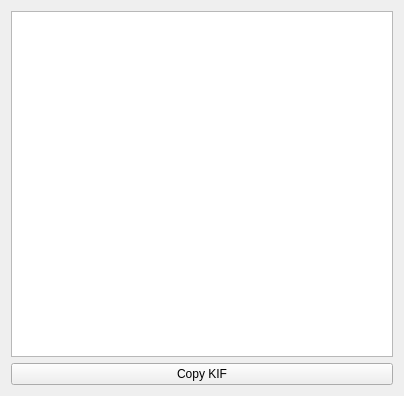
<?xml version="1.0" encoding="UTF-8"?>
<ui version="4.0">
 <class>kifRecorder</class>
 <widget class="QWidget" name="kifRecorder">
  <property name="geometry">
   <rect>
    <x>0</x>
    <y>0</y>
    <width>404</width>
    <height>396</height>
   </rect>
  </property>
  <property name="windowTitle">
   <string>KifRecorder</string>
  </property>
  <layout class="QVBoxLayout" name="verticalLayout">
   <item>
    <widget class="QTextEdit" name="textEdit_kif"/>
   </item>
   <item>
    <widget class="QPushButton" name="pushButton_copy_kif">
     <property name="text">
      <string>Copy KIF</string>
     </property>
    </widget>
   </item>
  </layout>
 </widget>
 <resources/>
 <connections>
  <connection>
   <sender>pushButton_copy_kif</sender>
   <signal>clicked()</signal>
   <receiver>kifRecorder</receiver>
   <slot>on_copy_kif_clicked()</slot>
   <hints>
    <hint type="sourcelabel">
     <x>157</x>
     <y>373</y>
    </hint>
    <hint type="destinationlabel">
     <x>180</x>
     <y>-22</y>
    </hint>
   </hints>
  </connection>
 </connections>
 <slots>
  <slot>on_copy_kif_clicked()</slot>
 </slots>
</ui>
